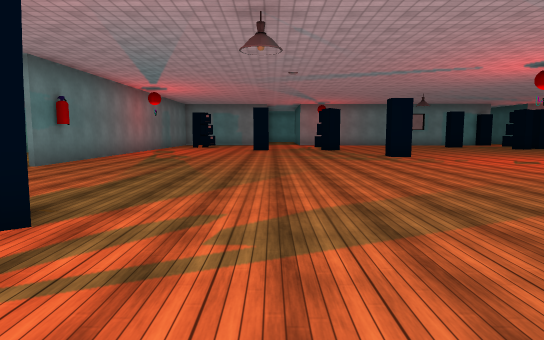
[1] (above)

22 first-person views from a walk through a 3-D level made in the Unity game engine. The camera is 1.5 m above the floor, tilts 6° down and sees 75° across. The floor is counted in squares, 2 m on a side. Each view is taken from the middle of a square. On the plan, view 1 faces up. The plan holds only what a view shows up to about 11 squares ahead; the rest is blank. The place goes on beyond the plan. The player is left out. Some surface patterns are stand-ins.

[2]
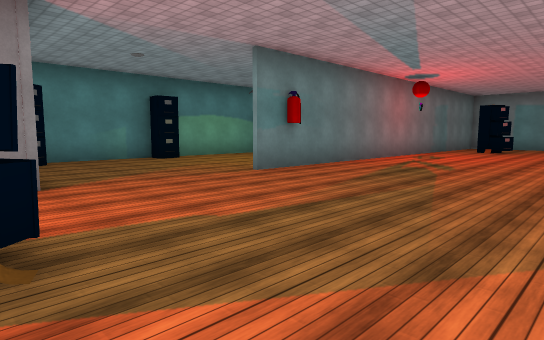

[3]
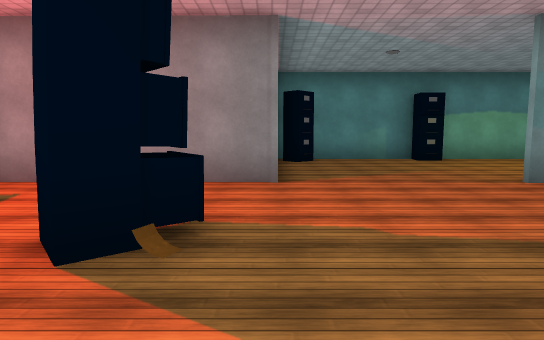

[4]
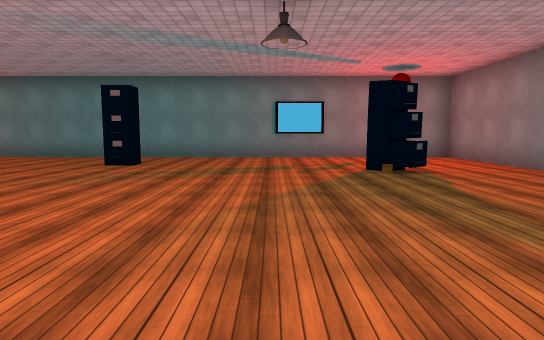

[5]
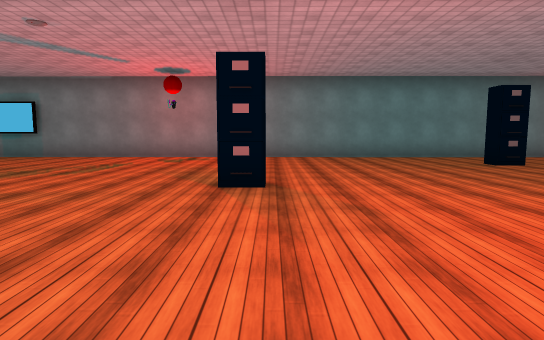

[6]
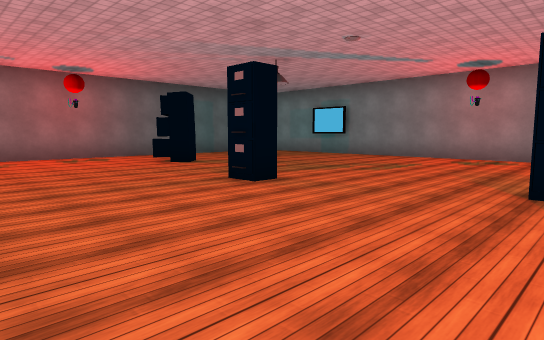

[7]
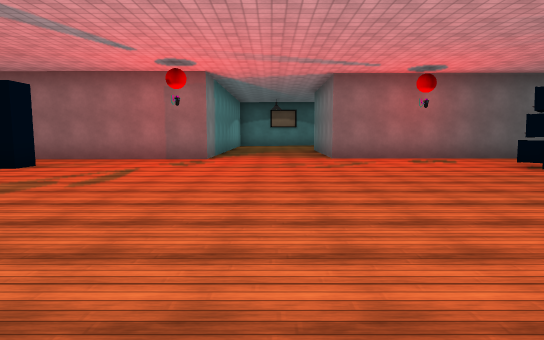

[8]
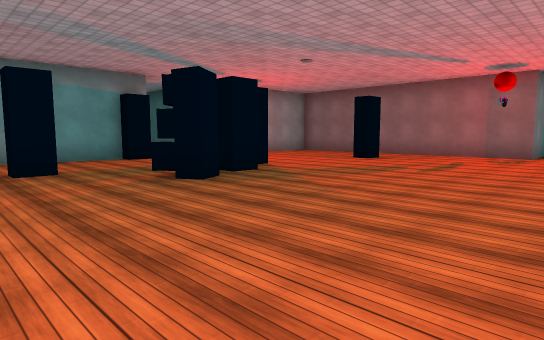

[9]
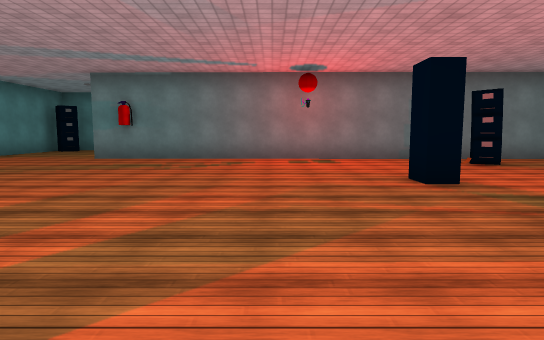

[10]
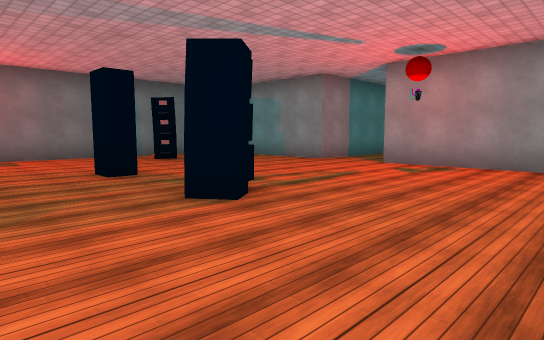

[11]
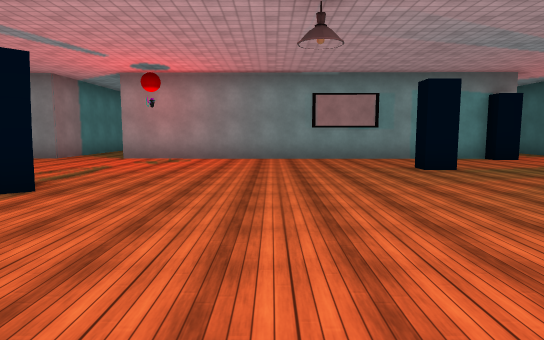

[12]
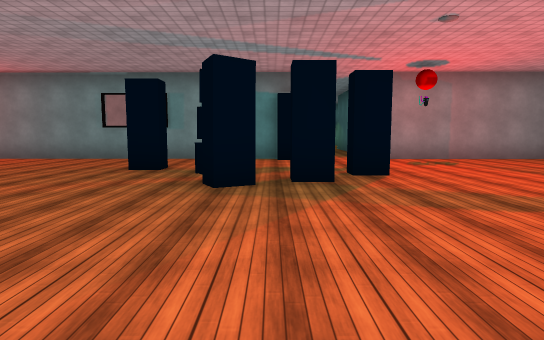

[13]
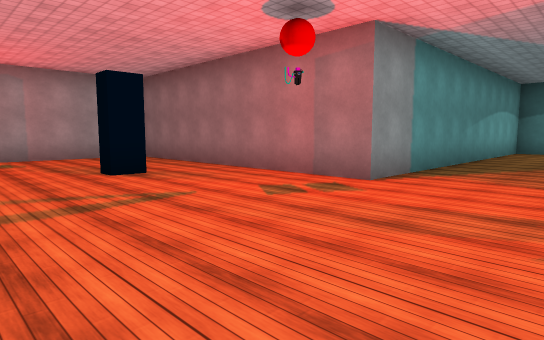

[14]
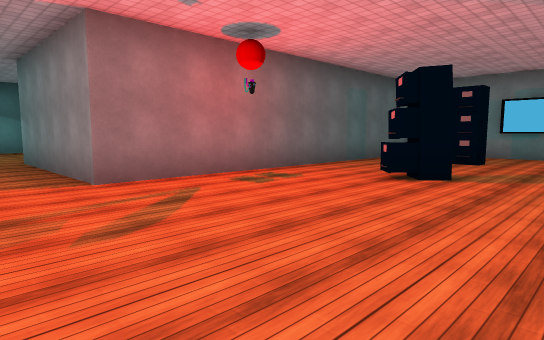

[15]
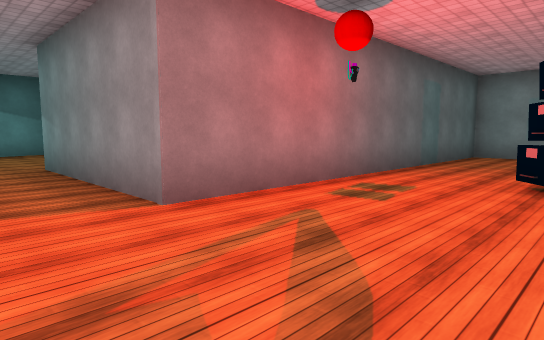

[16]
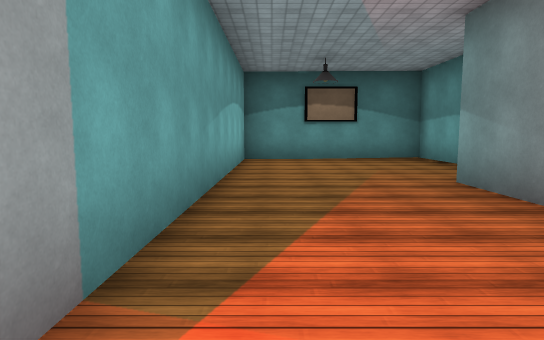

[17]
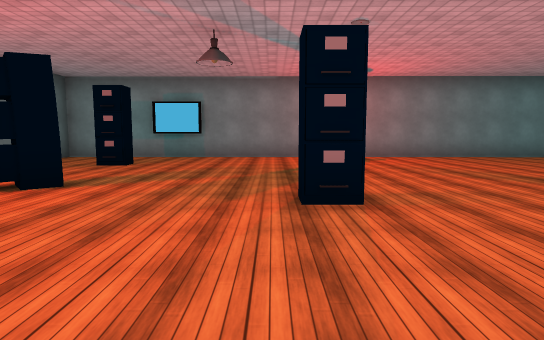

[18]
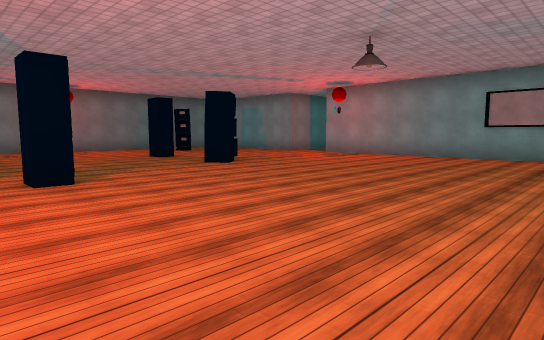

[19]
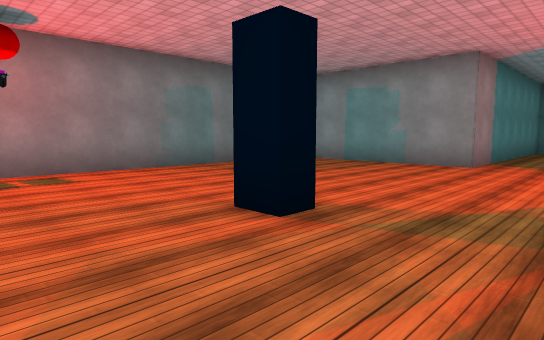

[20]
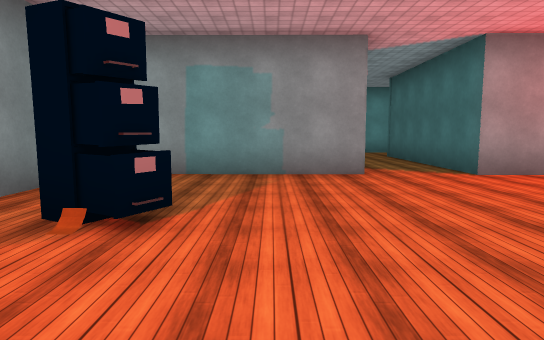

[21]
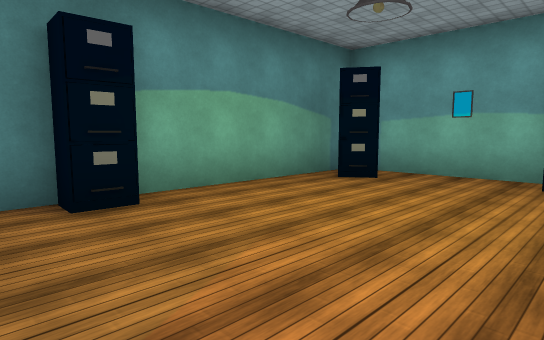

[22]
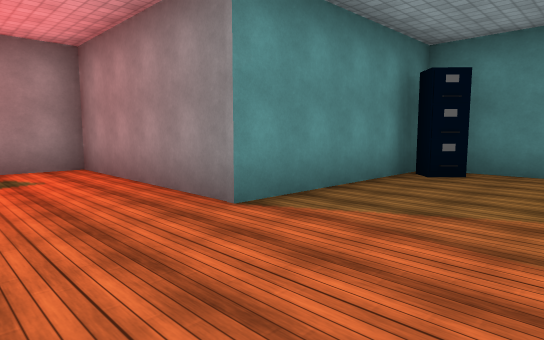

### Floor plan
Key: @ floor where view 1 was taken; # wall or solid block; . floor.
Columns run from 11 left of view 1 to 30 right of it. Each row starts with its distance up from view 1.
 24           #..#
 23           #..#
 22       #####..########### .###
 21      #.................#....####
 20      #.........................#
 19      #.................. ......#
 18      #.##...........#...##.....#
 17      #..................#....#.#
 16      #.....#.#........#........#
 15      #.........................#
 14  #####.........................#
 13  ##. ##........................###########
 12 ##... #..................................#
 11 #.....#........#.........................#
 10 #.....#..................................#
  9 #.....#.........................#####....#
  8 ##....#.........................#     ...#
  7 #...............................#      ###
  6 #.......................#.......#
  5 ##..................#.......##..#
  4  #####..........................#
  3      #...#......................#
  2      #........#..............#..#
  1      #..........................#
  0      #.....@....................#
 -1      ############################

Where each view was taken, in squares from view 1:
view 1: 0 up, 0 right, facing up
view 2: 3 up, 0 right, facing up-left
view 3: 4 up, 0 right, facing left
view 4: 10 up, 0 right, facing down
view 5: 10 up, 9 right, facing down
view 6: 10 up, 9 right, facing down-right
view 7: 11 up, 10 right, facing right
view 8: 11 up, 8 right, facing up-right
view 9: 13 up, 5 right, facing left
view 10: 13 up, 6 right, facing up-left
view 11: 11 up, 6 right, facing up
view 12: 11 up, 12 right, facing up
view 13: 10 up, 15 right, facing up-right
view 14: 11 up, 15 right, facing down-right
view 15: 11 up, 17 right, facing down-right
view 16: 12 up, 20 right, facing right
view 17: 10 up, 14 right, facing down
view 18: 10 up, 10 right, facing up-left
view 19: 13 up, 2 right, facing up-left
view 20: 15 up, 2 left, facing up
view 21: 7 up, 6 left, facing up-left
view 22: 7 up, 3 left, facing down-left
